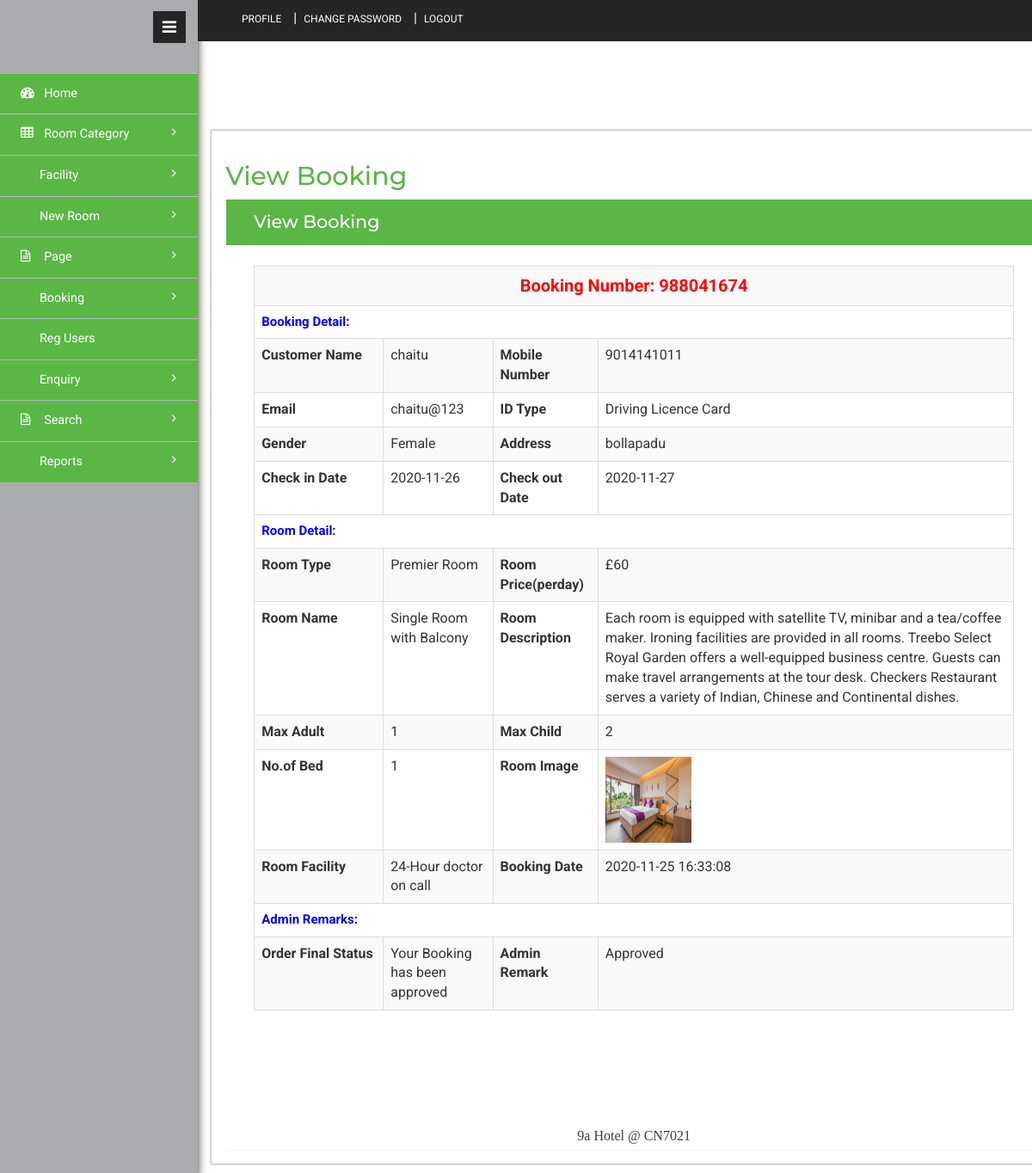
The page /admin/view-booking-detail.php?bookingid=988041674 (signed in) on the database its author committed.
### tables this page shows
CREATE TABLE `tblbooking` (
  `ID` int(10) NOT NULL,
  `RoomId` int(5) DEFAULT NULL,
  `BookingNumber` varchar(120) DEFAULT NULL,
  `UserID` int(5) NOT NULL,
  `IDType` varchar(120) DEFAULT NULL,
  `Gender` varchar(50) DEFAULT NULL,
  `Address` mediumtext DEFAULT NULL,
  `CheckinDate` varchar(200) DEFAULT NULL,
  `CheckoutDate` varchar(200) DEFAULT NULL,
  `BookingDate` timestamp NULL DEFAULT current_timestamp(),
  `Remark` varchar(50) DEFAULT NULL,
  `Status` varchar(50) DEFAULT NULL,
  `UpdationDate` timestamp NULL DEFAULT NULL ON UPDATE current_timestamp()
);

CREATE TABLE `tbluser` (
  `ID` int(10) NOT NULL,
  `FullName` varchar(200) DEFAULT NULL,
  `MobileNumber` bigint(10) DEFAULT NULL,
  `Email` varchar(120) DEFAULT NULL,
  `Password` varchar(120) DEFAULT NULL,
  `RegDate` timestamp NULL DEFAULT current_timestamp()
);

CREATE TABLE `tblcategory` (
  `ID` int(10) NOT NULL,
  `CategoryName` varchar(120) DEFAULT NULL,
  `Description` mediumtext DEFAULT NULL,
  `Price` int(5) NOT NULL,
  `Date` timestamp NULL DEFAULT current_timestamp()
);

CREATE TABLE `tblroom` (
  `ID` int(10) NOT NULL,
  `RoomType` int(10) DEFAULT NULL,
  `RoomName` varchar(200) DEFAULT NULL,
  `MaxAdult` int(5) DEFAULT NULL,
  `MaxChild` int(5) DEFAULT NULL,
  `RoomDesc` mediumtext DEFAULT NULL,
  `NoofBed` int(5) DEFAULT NULL,
  `Image` varchar(200) DEFAULT NULL,
  `RoomFacility` varchar(200) DEFAULT NULL,
  `CreationDate` timestamp NULL DEFAULT current_timestamp()
);

### admin/view-booking-detail.php (the view, shortened to what this page needs)
<?php
include('includes/dbconnection.php');
if (strlen($_SESSION['hbmsaid']==0)) {
  header('location:logout.php');
  } else{
?>
<!DOCTYPE HTML>
<html>
<head>
<link href="css/bootstrap.min.css" rel='stylesheet' type='text/css' />
<link href="css/style.css" rel='stylesheet' type='text/css' />
<link href="css/font-awesome.css" rel="stylesheet">
<link rel="stylesheet" href="css/icon-font.min.css" type='text/css' />
</head>
<body>
   <div class="page-container">
	<div class="left-content">
	   <div class="inner-content">
			<?php include_once('includes/header.php');?>
			<div class="content">
<div class="women_main">
	<div class="grids">
					<div class="progressbar-heading grids-heading">
						<h2>View Booking</h2>
					</div>
					<div class="panel panel-widget forms-panel">
						<div class="forms">
							<div class="form-grids widget-shadow" data-example-id="basic-forms">
								<div class="form-title">
									<h4>View Booking</h4>
								</div>
								<div class="form-body">
									                                    <?php
                  $bookid=$_GET['bookingid'];
$sql="SELECT tblbooking.BookingNumber,tbluser.FullName,tbluser.MobileNumber,tbluser.Email,tblbooking.IDType,tblbooking.Gender,tblbooking.Address,tblbooking.CheckinDate,tblbooking.CheckoutDate,tblbooking.BookingDate,tblbooking.Remark,tblbooking.Status,tblbooking.UpdationDate,tblcategory.CategoryName,tblcategory.Description,tblcategory.Price,tblroom.RoomName,tblroom.MaxAdult,tblroom.MaxChild,tblroom.RoomDesc,tblroom.NoofBed,tblroom.Image,tblroom.RoomFacility
from tblbooking
join tblroom on tblbooking.RoomId=tblroom.ID
join tblcategory on tblcategory.ID=tblroom.RoomType
join tbluser on tblbooking.UserID=tbluser.ID
where tblbooking.BookingNumber=:bookid";
$query = $dbh -> prepare($sql);
$query-> bindParam(':bookid', $bookid, PDO::PARAM_STR);
$query->execute();
$results=$query->fetchAll(PDO::FETCH_OBJ);
$cnt=1;
if($query->rowCount() > 0)
{
foreach($results as $row)
{               ?>
                            <table border="1" class="table table-bordered table-striped table-vcenter js-dataTable-full-pagination">
                            	<tr>
  <th colspan="4" style="color: red;font-weight: bold;text-align: center;font-size: 20px"> Booking Number: <?php echo $row->BookingNumber;?></th>
</tr>
<tr>
  <th colspan="4" style="color: blue;font-weight: bold;font-size: 15px"> Booking Detail:</th>
</tr>
<tr>
    <th>Customer Name</th>
    <td><?php  echo $row->FullName;?></td>
    <th>Mobile Number</th>
    <td><?php  echo $row->MobileNumber;?></td>
  </tr>
  <tr>
   <th>Email</th>
    <td><?php  echo $row->Email;?></td>
    <th>ID Type</th>
    <td><?php  echo $row->IDType;?></td>
  </tr>
  <tr>
   <th>Gender</th>
    <td><?php  echo $row->Gender;?></td>
    <th>Address</th>
    <td><?php  echo $row->Address;?></td>
  </tr>
  <tr>
    <th>Check in Date</th>
    <td><?php  echo $row->CheckinDate;?></td>
    <th>Check out Date</th>
    <td><?php  echo $row->CheckoutDate;?></td>
  </tr>
   <tr>
    <tr>
  <th colspan="4" style="color: blue;font-weight: bold;font-size: 15px"> Room Detail:</th>
</tr>
    <th>Room Type</th>
    <td><?php  echo $row->CategoryName;?></td>
    <th>Room Price(perday)</th>
    <td>£<?php  echo $row->Price;?></td>
  </tr>
 <tr>
    <th>Room Name</th>
    <td><?php  echo $row->RoomName;?></td>
    <th>Room Description</th>
    <td><?php  echo $row->RoomDesc;?></td>
  </tr>
   <tr>
    <th>Max Adult</th>
    <td><?php  echo $row->MaxAdult;?></td>
    <th>Max Child</th>
    <td><?php  echo $row->MaxChild;?></td>
  </tr>
<tr>
    <th>No.of Bed</th>
    <td><?php  echo $row->NoofBed;?></td>
    <th>Room Image</th>
    <td><img src="images/<?php echo $row->Image;?>" width="100" height="100" value="<?php  echo $row->Image;?>"></td>
  </tr>
   <tr>
    <th>Room Facility</th>
    <td><?php  echo $row->RoomFacility;?></td>
    <th>Booking Date</th>
    <td><?php  echo $row->BookingDate;?></td>
  </tr>
   <tr>
  <th colspan="4" style="color: blue;font-weight: bold;font-size: 15px"> Admin Remarks:</th>
</tr>
  <tr>
     <th>Order Final Status</th>
    <td> <?php  $status=$row->Status;
if($row->Status=="Approved")
{
  echo "Your Booking has been approved";
}
     ;?></td>
     <th >Admin Remark</th>
    <?php if($row->Status==""){ ?>
                     <td><?php echo "Not Updated Yet"; ?></td>
<?php } else { ?>                  <td><?php  echo htmlentities($row->Status);?>
                  </td>
                  <?php } ?>
  </tr>
<?php $cnt=$cnt+1;}} ?>
</table>
				</div>
<?php include_once('includes/footer.php');?>
</div>
</div>
		</div>
</div>
			<?php include_once('includes/sidebar.php');?>
							</div>
</body>
</html><?php }  ?>

### rows shown on the page
tblbooking: BookingNumber "988041674", UserID.FullName "chaitu", UserID.MobileNumber "9014141011", UserID.Email "chaitu@123", IDType "Driving Licence Card", Gender "Female", Address "bollapadu", CheckinDate "2020-11-26", CheckoutDate "2020-11-27", tblcategory.CategoryName "Premier Room", tblcategory.Price "60", RoomId.RoomName "Single Room with Balcony", RoomId.RoomDesc "Each room is equipped with satellite TV, minibar and a tea/coffee maker. Ironing facilities are provided in all rooms. Treebo Select Royal Garden offers a well-equipped business centre. Guests can make travel arrangements at the tour desk. Checkers Restaurant serves a variety of Indian, Chinese and Continental dishes.", RoomId.MaxAdult "1", RoomId.MaxChild "2", RoomId.NoofBed "1", RoomId.Image (picture), RoomId.RoomFacility "24-Hour doctor on call", BookingDate "2020-11-25 16:33:08", shows "Your Booking has been approved", Status "Approved"
